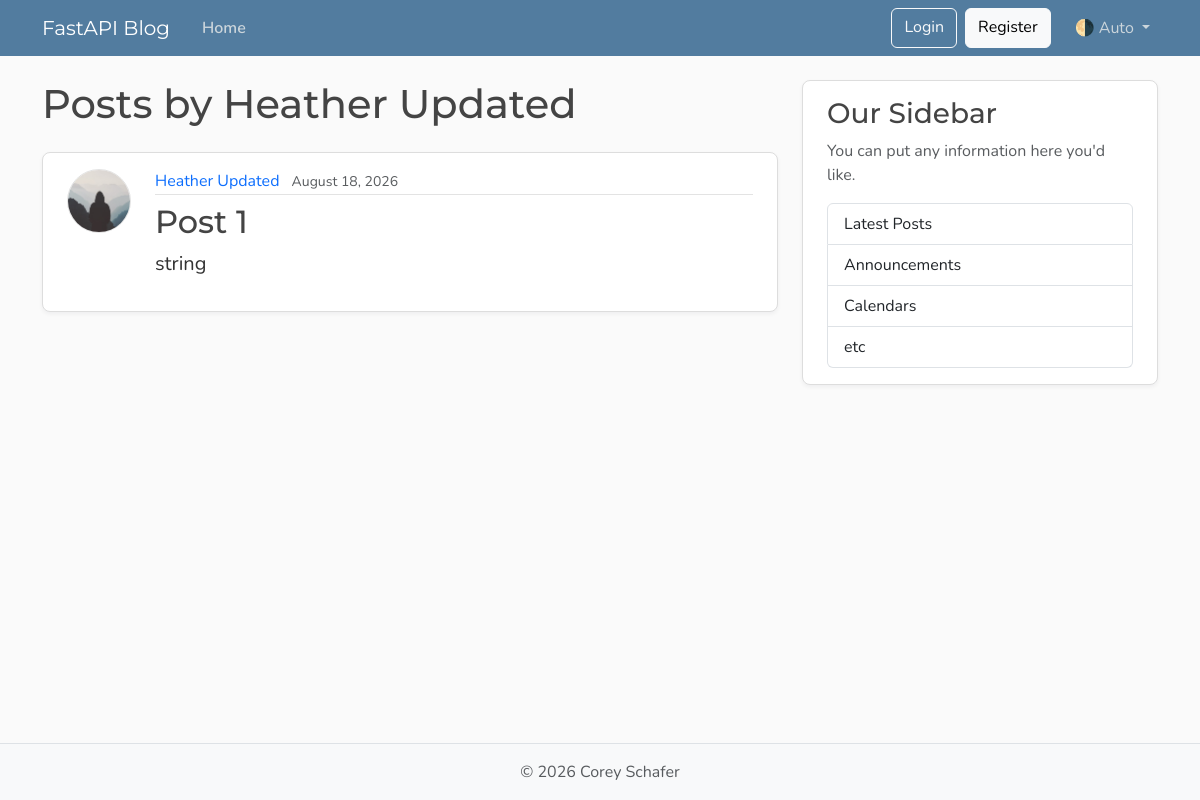
The page /users/1/posts on the database its author committed.
### models.py (models this page shows, shortened)
class User(Base):
    __tablename__ = "users"
    id: Mapped[int] = mapped_column(Integer, primary_key=True, index=True)
    username: Mapped[str] = mapped_column(String(50), unique=True, nullable=False)
    email: Mapped[str] = mapped_column(String(120), unique=True, nullable=False)
    image_file: Mapped[str | None] = mapped_column(
        String(200),
        nullable=True,
        default=None,
    )
    posts: Mapped[list[Post]] = relationship(
        back_populates="author",
        cascade="all, delete-orphan",
        )

class Post(Base):
    __tablename__ = "posts"
    id: Mapped[int] = mapped_column(Integer, primary_key=True, index=True)
    title: Mapped[str] = mapped_column(String(100), nullable=False)
    content: Mapped[str] = mapped_column(Text, nullable=False)
    user_id: Mapped[int] = mapped_column(
        ForeignKey("users.id"),
        nullable=False,
        index=True,
    )
    date_posted: Mapped[datetime] = mapped_column(
        DateTime(timezone=True),
        default=lambda: datetime.now(UTC),
    )
    author: Mapped[User] = relationship(back_populates="posts")

### main.py (the view)
@app.get("/users/{user_id}/posts", include_in_schema=False, name="user_posts")
async def user_posts_page(
    request: Request,
    user_id: int,
    db: Annotated[AsyncSession, Depends(get_db)],
):
    result = await db.execute(select(models.User).where(models.User.id == user_id))
    user = result.scalars().first()
    if not user:
        raise HTTPException(
            status_code=status.HTTP_404_NOT_FOUND,
            detail="User not found",
        )
    result = await db.execute(
        select(models.Post)
        .options(selectinload(models.Post.author))
        .where(models.Post.user_id == user_id),
    )
    posts = result.scalars().all()
    return templates.TemplateResponse(
        request,
        "user_posts.html",
        {"posts": posts, "user": user, "title": f"{user.username}'s Posts"},
    )

### templates/user_posts.html
{% extends "layout.html" %} {% block content %}
<h1 class="mb-4">Posts by {{ user.username }}</h1>
{% for post in posts %}
<article class="content-section py-3 px-4 mb-4">
  <div class="d-flex align-items-start gap-4">
    <img
      class="rounded-circle article-img flex-shrink-0"
      src="{{ post.author.image_path }}"
      alt="{{ post.author.username }}'s profile picture"
      width="64"
      height="64"
      loading="lazy"
    />
    <div class="flex-grow-1">
      <div class="article-metadata mb-2">
        <a
          class="me-2"
          href="{{ url_for('user_posts', user_id=post.author.id) }}"
          >{{ post.author.username }}</a
        >
        <small class="text-body-secondary"
          >{{ post.date_posted.strftime("%B %d, %Y") }}</small
        >
      </div>
      <h2>
        <a
          class="article-title"
          href="{{ url_for('post_page', post_id=post.id) }}"
          >{{ post.title }}</a
        >
      </h2>
      <p class="article-content">{{ post.content }}</p>
    </div>
  </div>
</article>
{% else %}
<p class="text-body-secondary">No posts by this user yet.</p>
{% endfor %} {% endblock content %}

### static/css/main.css (style rules this page uses)
:root { --font-heading: "Montserrat", system-ui, -apple-system, BlinkMacSystemFont, sans-serif; --font-body: "Nunito", system-ui, -apple-system, BlinkMacSystemFont, sans-serif; --color-bg-body: #fafafa; --color-bg-content: #ffffff; --color-text-primary: #333333; --color-text-heading: #444444; --color-steel: #527c9f; --color-nav-link: #cbd5db; --color-nav-link-hover: #ffffff; --color-link-hover: #428bca; --color-border: #dddddd; --color-border-light: #e3e3e3; --spacing-xl: 5rem; --article-img-size: 4rem; --account-img-size: 7.813rem; }
body { font-family: var(--font-body); background: var(--color-bg-body); color: var(--color-text-primary); }
h1, h2, h3, h4, h5, h6 { font-family: var(--font-heading); color: var(--color-text-heading); }
a { text-decoration: none; }
.content-section { background: var(--color-bg-content); border: 1px solid var(--color-border); border-radius: 0.5rem; box-shadow: 0 2px 4px rgba(15, 23, 42, 0.05); transition: box-shadow 0.15s ease, transform 0.15s ease, border-color 0.15s ease; }
.article-title { color: var(--color-text-heading); transition: color 0.2s ease-in-out; }
.article-content { white-space: pre-line; font-size: 1.25rem; }
.article-img { height: var(--article-img-size); width: var(--article-img-size); flex-shrink: 0; object-fit: cover; border: 1px solid var(--color-border-light); box-shadow: 0 0 0 2px var(--color-bg-content); }
.article-metadata { padding-bottom: 0.063rem; border-bottom: 1px solid var(--color-border-light); }
.article-metadata a { transition: color 0.2s ease-in-out; }

### rows shown on the page
User: username "Heather Updated"
Post: author.username "Heather Updated", date_posted "August 18, 2026", title "Post 1", content "string"
